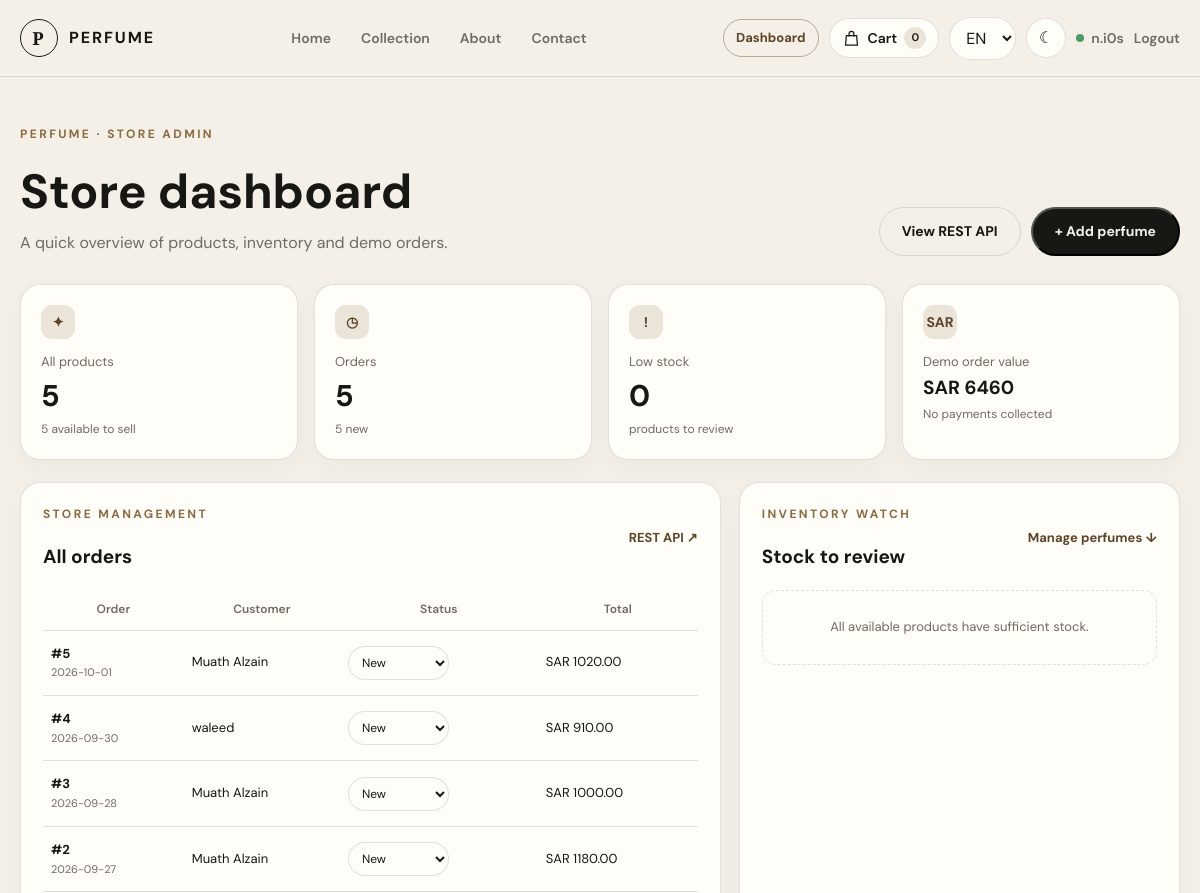
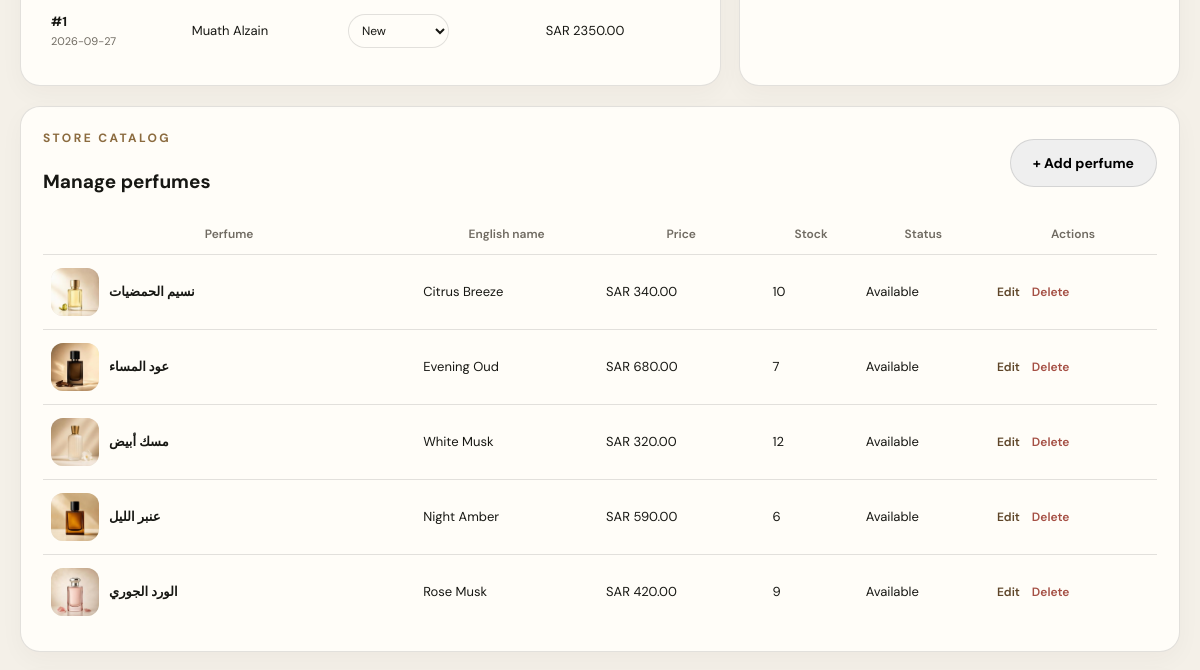
The app's page /en/dashboard/ (signed in, upper part), older data (2 pictures, top to bottom).
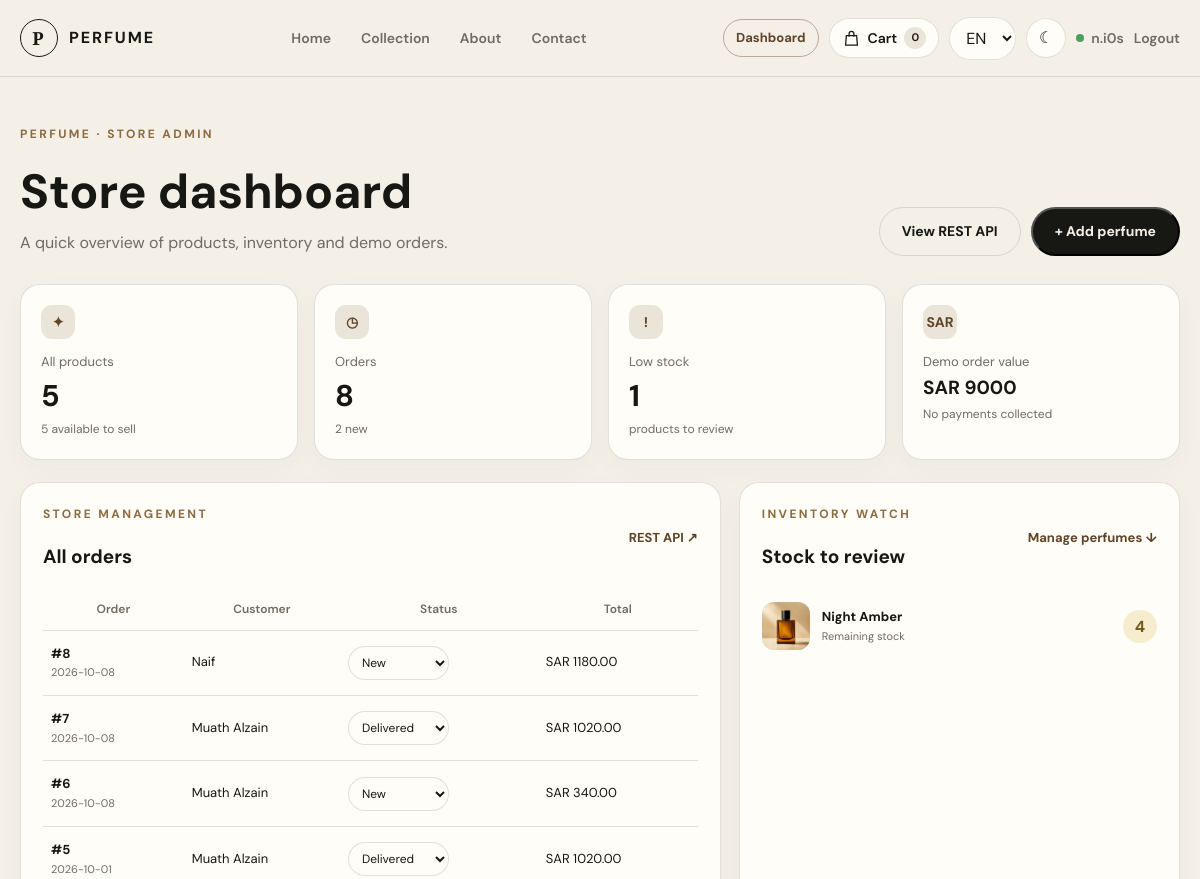
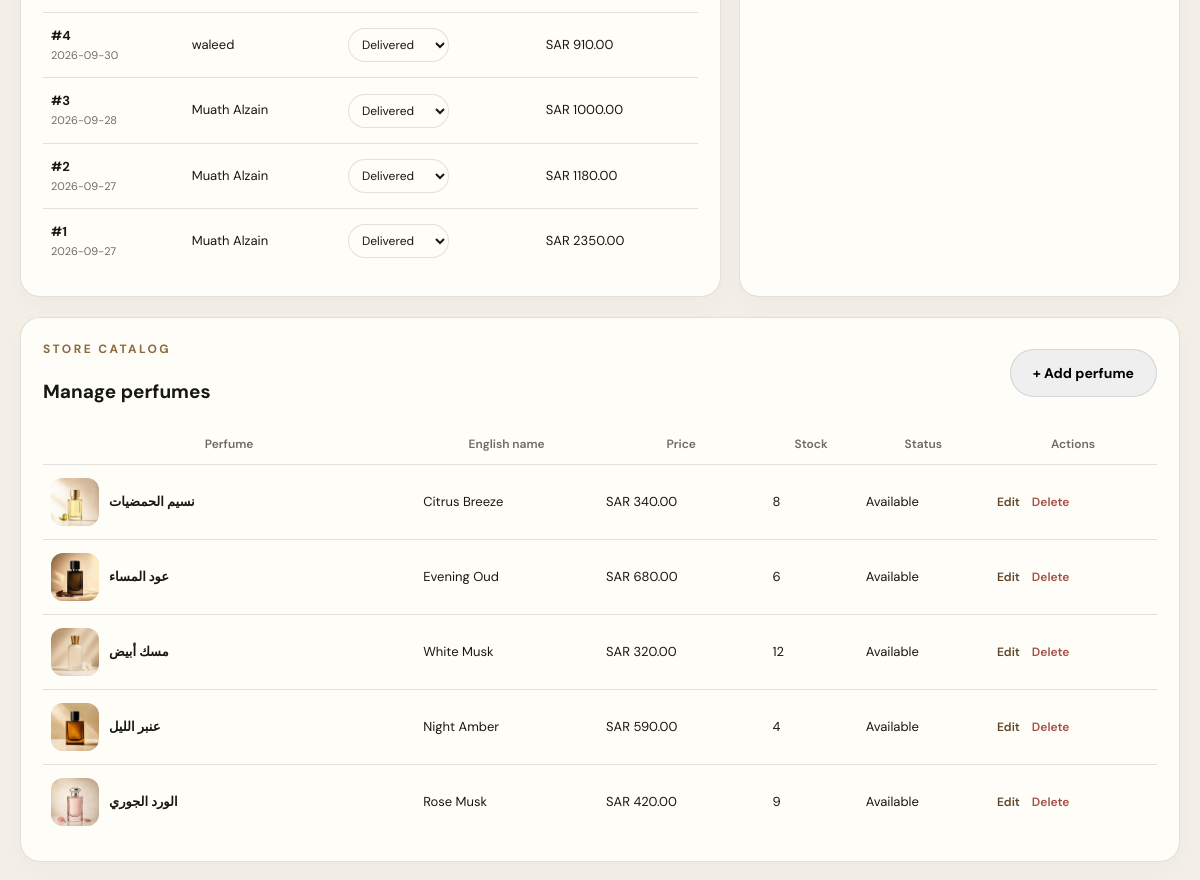
The same page, newer data (2 pictures, top to bottom).
### store/models.py (models this page shows, shortened)
class Order(models.Model):
    class Status(models.TextChoices):
        PENDING = 'pending', 'جديد'
        PROCESSING = 'processing', 'قيد التجهيز'
        SHIPPED = 'shipped', 'تم الشحن'
        DELIVERED = 'delivered', 'مكتمل'
        CANCELLED = 'cancelled', 'ملغي'
    class PaymentStatus(models.TextChoices):
        DEMO = 'demo', 'دفع تجريبي'
    user = models.ForeignKey(
        settings.AUTH_USER_MODEL,
        on_delete=models.PROTECT,
        related_name='orders',
    )
    full_name = models.CharField(max_length=160)
    phone = models.CharField(max_length=30)
    city = models.CharField(max_length=100)
    address = models.CharField(max_length=255)
    notes = models.TextField(blank=True)
    subtotal = models.DecimalField(max_digits=10, decimal_places=2)
    shipping_fee = models.DecimalField(max_digits=10, decimal_places=2, default=0)
    total = models.DecimalField(max_digits=10, decimal_places=2)
    status = models.CharField(max_length=20, choices=Status.choices, default=Status.PENDING)
    payment_status = models.CharField(
        max_length=20,
        choices=PaymentStatus.choices,
        default=PaymentStatus.DEMO,
    )
    created_at = models.DateTimeField(auto_now_add=True)
    class Meta:
        ordering = ('-created_at',)

class Product(models.Model):
    name = models.CharField(max_length=200, verbose_name='الاسم بالعربية')
    name_en = models.CharField(max_length=200, blank=True, default='', verbose_name='Name in English')
    description = models.TextField(verbose_name='الوصف بالعربية')
    description_en = models.TextField(blank=True, default='', verbose_name='Description in English')
    price = models.DecimalField(max_digits=10, decimal_places=2)
    image = models.ImageField(upload_to='products/', blank=True, null=True)
    available = models.BooleanField(default=True)
    stock = models.PositiveIntegerField(default=10, verbose_name='الكمية المتوفرة')
    created_at = models.DateTimeField(auto_now_add=True)
    @property
    def localized_name(self):
        if get_language() == 'en' and self.name_en:
            return self.name_en
        return self.name

### store/views.py (the view)
# urls.py: path('dashboard/', views.admin_dashboard, name='admin_dashboard'),
@login_required
def admin_dashboard(request):
    if not request.user.is_staff:
        messages.error(request, _localized_message(request, 'هذه الصفحة مخصصة لإدارة المتجر.', 'This page is for store staff only.'))
        return redirect('home')
    orders = Order.objects.select_related('user')
    products = Product.objects.all()
    low_stock_products = products.filter(available=True, stock__lte=5).order_by('stock', 'name')
    return render(request, 'store/admin_dashboard.html', {
        'product_count': products.count(),
        'available_product_count': products.filter(available=True, stock__gt=0).count(),
        'low_stock_count': low_stock_products.count(),
        'order_count': orders.count(),
        'pending_order_count': orders.filter(status=Order.Status.PENDING).count(),
        'demo_order_value': orders.aggregate(total=Sum('total'))['total'] or Decimal('0.00'),
        'recent_orders': orders,
        'low_stock_products': low_stock_products[:6],
        'manage_products': products.order_by('-created_at'),
        'page_content': StoreContent.get_solo(),
    })

### store/context_processors.py (called while the page is built, shortened)
def cart_summary(request):
    if request.user.is_authenticated:
        quantity = Cart.objects.filter(user=request.user).aggregate(
            quantity=Sum('items__quantity'),
        )['quantity'] or 0
    return {'cart_item_count': quantity}

### store/models.py (called while the page is built)
    @classmethod
    def get_solo(cls):
        content, _ = cls.objects.get_or_create(pk=1)
        return content

### store/templates/store/admin_dashboard.html (shortened to what the changed rows need)
{% extends 'base.html' %}
{% load i18n l10n %}
{% get_current_language as LANGUAGE_CODE %}
{% block content %}
<section class="section-shell admin-dashboard-shell"
         data-api-products="{% url 'api-product-list' %}"
         data-api-orders="{% url 'api-order-list' %}"
         data-api-content="{% url 'api-store-content' %}"
         data-language="{{ LANGUAGE_CODE }}">
    <div class="admin-dashboard-heading">
        <div>
            <h1>{% if LANGUAGE_CODE == 'ar' %}لوحة الإدارة{% else %}Store dashboard{% endif %}</h1>
        </div>
    </div>
    <div class="dashboard-metrics">
        <article class="dashboard-metric">
            <span class="metric-icon">◷</span>
            <p>{% if LANGUAGE_CODE == 'ar' %}الطلبات{% else %}Orders{% endif %}</p>
            <strong>{{ order_count }}</strong>
            <small>{% if LANGUAGE_CODE == 'ar' %}{{ pending_order_count }} طلب جديد{% else %}{{ pending_order_count }} new{% endif %}</small>
        </article>
        <article class="dashboard-metric">
            <span class="metric-icon">!</span>
            <p>{% if LANGUAGE_CODE == 'ar' %}مخزون منخفض{% else %}Low stock{% endif %}</p>
            <strong>{{ low_stock_count }}</strong>
            <small>{% if LANGUAGE_CODE == 'ar' %}منتجات تحتاج مراجعة{% else %}products to review{% endif %}</small>
        </article>
        <article class="dashboard-metric">
            <strong class="metric-money"><bdi class="money" dir="ltr">SAR {{ demo_order_value|unlocalize }}</bdi></strong>
        </article>
    </div>
    <div class="dashboard-panels">
        <section class="dashboard-panel">
            <div class="dashboard-panel-heading">
                <div>
                    <h2>{% if LANGUAGE_CODE == 'ar' %}كل الطلبات{% else %}All orders{% endif %}</h2>
                </div>
            </div>
            {% if recent_orders %}
                <div class="dashboard-table-wrap">
                    <table class="dashboard-table">
                        <thead>
                            <tr>
                                <th>{% if LANGUAGE_CODE == 'ar' %}الطلب{% else %}Order{% endif %}</th>
                                <th>{% if LANGUAGE_CODE == 'ar' %}العميل{% else %}Customer{% endif %}</th>
                                <th>{% if LANGUAGE_CODE == 'ar' %}الحالة{% else %}Status{% endif %}</th>
                                <th>{% if LANGUAGE_CODE == 'ar' %}الإجمالي{% else %}Total{% endif %}</th>
                            </tr>
                        </thead>
                        <tbody>
                            {% for order in recent_orders %}
                                <tr>
                                    <td><strong>#{{ order.pk }}</strong><small>{{ order.created_at|date:'Y-m-d' }}</small></td>
                                    <td>{{ order.full_name }}</td>
                                    <td>
                                        <select class="dashboard-order-status status-{{ order.status }}" data-order-id="{{ order.pk }}" aria-label="{% if LANGUAGE_CODE == 'ar' %}حالة الطلب {{ order.pk }}{% else %}Status for order {{ order.pk }}{% endif %}">
                                            <option value="pending" {% if order.status == 'pending' %}selected{% endif %}>{% if LANGUAGE_CODE == 'ar' %}جديد{% else %}New{% endif %}</option>
                                            <option value="delivered" {% if order.status == 'delivered' %}selected{% endif %}>{% if LANGUAGE_CODE == 'ar' %}مكتمل{% else %}Delivered{% endif %}</option>
                                        </select>
                                    </td>
                                    <td><bdi class="money" dir="ltr">SAR {{ order.total|unlocalize }}</bdi></td>
                                </tr>
                            {% endfor %}
                        </tbody>
                    </table>
                </div>
            {% else %}
                <div class="dashboard-empty">{% if LANGUAGE_CODE == 'ar' %}ما فيه طلبات حتى الآن. بتظهر هنا بعد تسجيل طلب تجريبي.{% else %}No orders yet. Demo orders will appear here.{% endif %}</div>
            {% endif %}
        </section>
        <section class="dashboard-panel">
            <div class="dashboard-panel-heading">
                <div>
                    <h2>{% if LANGUAGE_CODE == 'ar' %}مخزون يحتاج انتباه{% else %}Stock to review{% endif %}</h2>
                </div>
                <a href="#manage-products">{% if LANGUAGE_CODE == 'ar' %}إدارة العطور{% else %}Manage perfumes{% endif %} ↓</a>
            </div>
            {% if low_stock_products %}
                <div class="dashboard-stock-list">
                    {% for product in low_stock_products %}
                        <a class="dashboard-stock-item" href="#manage-products">
                            <span class="stock-product-image">
                                {% if product.image %}<img src="{{ product.image.url }}" alt="">
                                {% else %}<span>P</span>{% endif %}
                            </span>
                            <span class="stock-product-copy"><strong>{{ product.localized_name }}</strong><small>{% if LANGUAGE_CODE == 'ar' %}المخزون المتبقي{% else %}Remaining stock{% endif %}</small></span>
                            <strong class="stock-number">{{ product.stock }}</strong>
                        </a>
                    {% endfor %}
                </div>
            {% else %}
                <div class="dashboard-empty">{% if LANGUAGE_CODE == 'ar' %}كل المنتجات المتاحة لديها مخزون كافٍ.{% else %}All available products have sufficient stock.{% endif %}</div>
            {% endif %}
        </section>
    </div>
    <section class="dashboard-panel dashboard-manage-panel" id="manage-products">
        <div class="dashboard-panel-heading">
            <div>
                <h2>{% if LANGUAGE_CODE == 'ar' %}إدارة العطور{% else %}Manage perfumes{% endif %}</h2>
            </div>
        </div>
        <div class="dashboard-table-wrap">
            <table class="dashboard-table product-admin-table">
                <thead><tr>
                    <th>{% if LANGUAGE_CODE == 'ar' %}العطر{% else %}Perfume{% endif %}</th>
                    <th>{% if LANGUAGE_CODE == 'ar' %}الاسم الإنجليزي{% else %}English name{% endif %}</th>
                    <th>{% if LANGUAGE_CODE == 'ar' %}السعر{% else %}Price{% endif %}</th>
                    <th>{% if LANGUAGE_CODE == 'ar' %}المخزون{% else %}Stock{% endif %}</th>
                    <th>{% if LANGUAGE_CODE == 'ar' %}الحالة{% else %}Status{% endif %}</th>
                    <th>{% if LANGUAGE_CODE == 'ar' %}الإجراء{% else %}Actions{% endif %}</th>
                </tr></thead>
                <tbody>
                    {% for product in manage_products %}
                        <tr>
                            <td>
                                <div class="admin-product-cell">
                                    <span class="stock-product-image">{% if product.image %}<img src="{{ product.image.url }}" alt="">{% else %}<span>P</span>{% endif %}</span>
                                    <strong>{{ product.name }}</strong>
                                </div>
                            </td>
                            <td>{{ product.name_en|default:'—' }}</td>
                            <td><bdi class="money" dir="ltr">SAR {{ product.price|unlocalize }}</bdi></td>
                            <td>{{ product.stock }}</td>
                            <td>{% if product.available %}{% if LANGUAGE_CODE == 'ar' %}متاح{% else %}Available{% endif %}{% else %}{% if LANGUAGE_CODE == 'ar' %}مخفي{% else %}Hidden{% endif %}{% endif %}</td>
                            <td>
                                <div class="admin-row-actions">
                                    <button class="text-button edit-product-button" type="button"
                                            data-id="{{ product.pk }}"
                                            data-name="{{ product.name }}"
                                            data-name-en="{{ product.name_en }}"
                                            data-description="{{ product.description }}"
                                            data-description-en="{{ product.description_en }}"
                                            data-price="{{ product.price|unlocalize }}"
                                            data-stock="{{ product.stock }}"
                                            data-available="{{ product.available|yesno:'true,false' }}">
                                        {% if LANGUAGE_CODE == 'ar' %}تعديل{% else %}Edit{% endif %}
                                    </button>
                                    <button class="text-button delete-product-button" type="button" data-id="{{ product.pk }}">
                                        {% if LANGUAGE_CODE == 'ar' %}حذف{% else %}Delete{% endif %}
                                    </button>
                                </div>
                            </td>
                        </tr>
                    {% empty %}
                        <tr><td colspan="6">{% if LANGUAGE_CODE == 'ar' %}لا توجد عطور في المتجر حتى الآن.{% else %}There are no perfumes in the store yet.{% endif %}</td></tr>
                    {% endfor %}
                </tbody>
            </table>
        </div>
    </section>
</section>
{% endblock %}

Row changes from the older to the newer data that the page shows:
added Order: pk "8", created_at "2026-10-08", full_name "Naif", status+id "New", total "1180.00"
added Order: pk "7", created_at "2026-10-08", full_name "Muath Alzain", status+id "Delivered", total "1020.00"
added Order: pk "6", created_at "2026-10-08", full_name "Muath Alzain", status+id "New", total "340.00"
changed Order id 5: status+id "New" → "Delivered"
changed Order "waleed": status+id "New" → "Delivered"
changed Order id 3: status+id "New" → "Delivered"
changed Order id 2: status+id "New" → "Delivered"
changed Order id 1: status+id "New" → "Delivered"
now on one of the page's lists (row edited): Product: localized_name "Night Amber", stock "4"
changed Product "Night Amber": stock "6" → "4"
changed Product "نسيم الحمضيات": stock "10" → "8"
changed Product "عود المساء": stock "7" → "6"
Text that changed along with them:
{{ order_count }}: "5" → "8"
{{ pending_order_count }}: "5" → "2"
{{ low_stock_count }}: "0" → "1"
{{ demo_order_value|unlocalize }}: "6460" → "9000"
text no longer shown: "All available products have sufficient stock."
